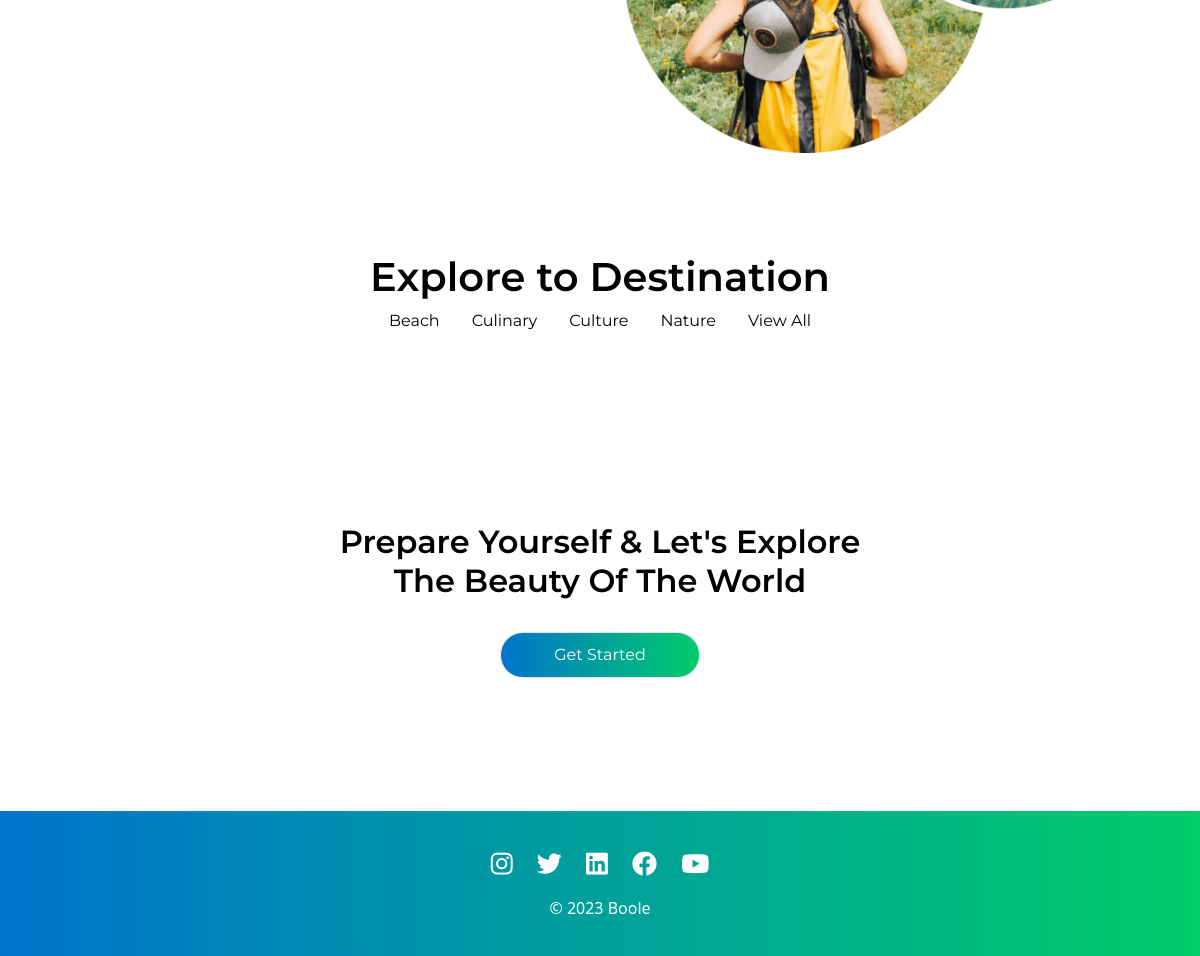
Before: /user_home.php?type=Culinary (lower part) with the older database file.
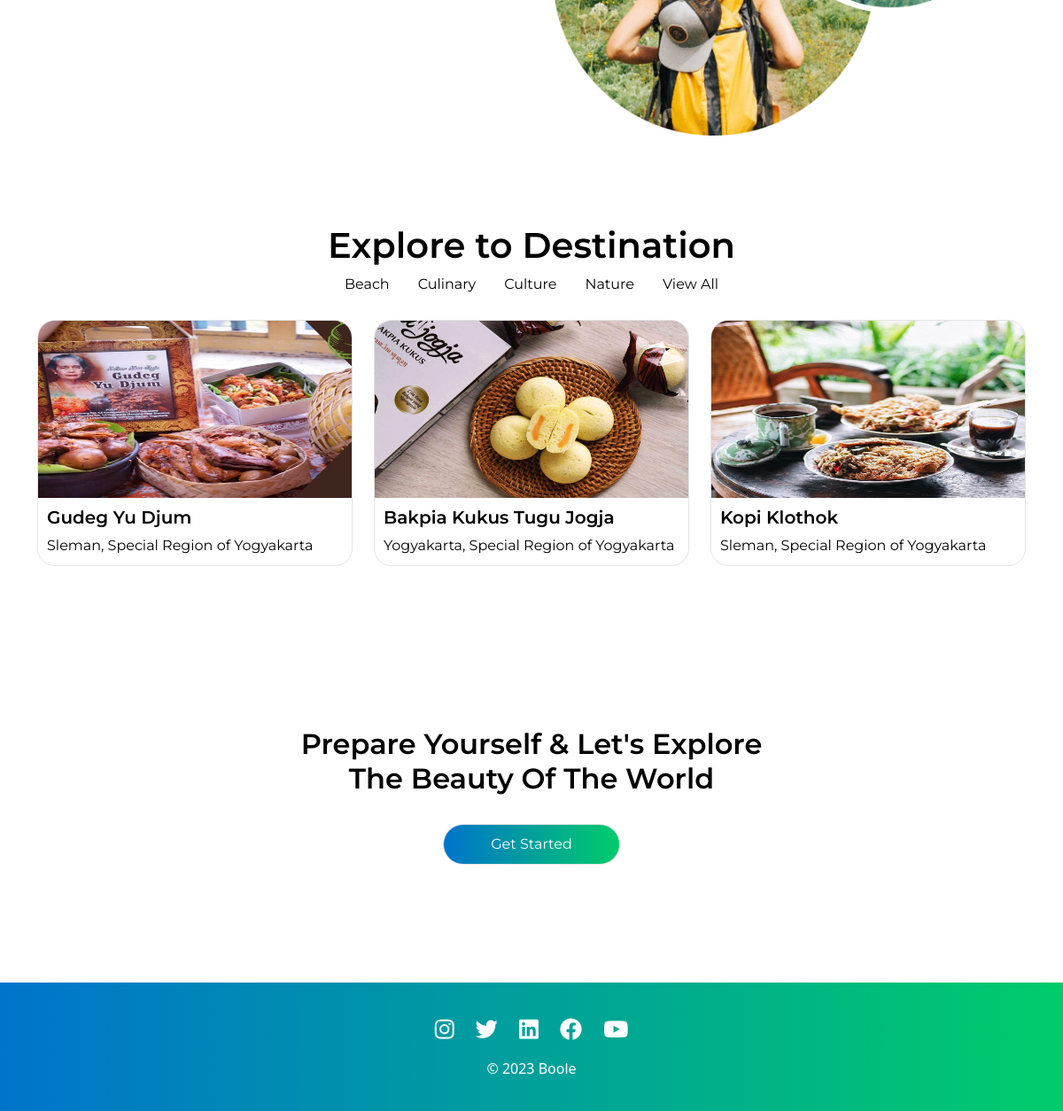
After: the same page with the newer database file.
### tables this page shows
CREATE TABLE `destination` (
  `id` int(11) NOT NULL,
  `place` varchar(30) NOT NULL,
  `category` varchar(15) NOT NULL,
  `description` text NOT NULL,
  `address` varchar(255) NOT NULL,
  `picture` varchar(50) NOT NULL,
  `link_maps` varchar(255) NOT NULL
);

### user_home.php (the view, shortened to what this page needs)
<?php
include('config/config.php');
?>
<!DOCTYPE html>
<html lang="en">
<head>
	<link href="https://cdn.jsdelivr.net/npm/bootstrap@5.3.2/dist/css/bootstrap.min.css" rel="stylesheet">
	<link rel="stylesheet" href="css/home.css">
	<link rel="stylesheet" type="text/css" href="https://cdnjs.cloudflare.com/ajax/libs/font-awesome/5.15.1/css/all.min.css">
</head>
<body>
	<header class="header" id="header">
		<section class="ads-explore">
			<div class="container px-4">
				<div class="row gx-5 align-items-center">
					<div class="col">
						<div class="p-3" style="max-width:500px;">
							<h2 style="font-weight:600;">Explore all corners of <br> The World with us</h2> <br>
						</div>
					</div>
					<div class="col">
						<img src="image/grp1.jpg" alt="explorepic" style="width: 100%; max-width: 100%; height: auto;">
					</div>
				</div>
			</div>
		</section>
		<section class="explore">
			<h1 style="font-weight:600;">Explore to Destination</h1>
			<div class="category">
				<ul class="nav justify-content-center">
					<li class="nav-item">
						<a class="nav-link" href="user_home.php?type=Beach" style="color: #000000;" id="hover">Beach</a>
					</li>
					<li class="nav-item">
						<a class="nav-link" href="user_home.php?type=Culinary" style="color: #000000;" id="hover">Culinary</a>
					</li>
					<li class="nav-item">
						<a class="nav-link" href="user_home.php?type=Culture" style="color: #000000;" id="hover">Culture</a>
					</li>
					<li class="nav-item">
						<a class="nav-link" href="user_home.php?type=Nature" style="color: #000000;" id="hover">Nature</a>
					</li>
					<?php
					if (isset($_SESSION['loggedin']) && $_SESSION['loggedin'] === true) {
						echo '<li class="nav-item">
						<a class="nav-link" href="explore.php" style="color: #000000;" id="hover">View All</a>
						</li>';
					} else {
						echo '<li class="nav-item">
						<a class="nav-link" href="login.php" style="color: #000000;" id="hover">View All</a>
						</li>';
					}
					?>
				</ul>
			</div>
			<section class="card-destination">
				<div class="container" style="margin-top: 10px;">
					<div class="row">
						<?php
						$categoryFilter = isset($_GET['type']) ? $_GET['type'] : 'All';
						$sql = "SELECT * FROM destination";
						if ($categoryFilter !== 'All') {
							$sql .= " WHERE category = '{$categoryFilter}'";
						}
						$sql .= " LIMIT 3";
						$query = mysqli_query($mysql_db, $sql);
						while ($row = mysqli_fetch_assoc($query)) {
						?>
							<div class="col-md-4">
								<div class="kartu" style="margin-top: 10px; margin-bottom: 10px;">
									<?php
									$categoryFolder = $row['category'];
									$imagePath = "image/{$categoryFolder}/" . $row['picture'];
									?>
									<a style="text-decoration: none; color: black;" href="detail2.php?destination_id=<?php echo $row['id']; ?>">
										<img src="<?php echo $imagePath; ?>" class="card-img-top" alt="Product Image" style="width: 100%; height: 200px;">
										<div class="card-body">
											<h5 style="font-family: 'Montserrat', sans-serif; font-weight:600;"><?php echo $row['place']; ?></h5>
											<p class="card-text">
												<?php echo $row['address']; ?>
											</p>
										</div>
									</a>
								</div>
							</div>
						<?php } ?>
					</div>
				</div>
			</section>
		</section>
		<section style="position: relative; height: 300px; overflow: hidden; border-radius:40px; display: flex; flex-direction: column; justify-content: center; align-items: center; text-align: center; margin: 0px 60px 60px 60px; padding: auto;">
			<h2 style="color: black; font-family: 'Montserrat', sans-serif; font-weight:600;">
				Prepare Yourself & Let's Explore <br> The Beauty Of The World
			</h2> <br>
			<a href="explore.php" class="kartu" style=" background: linear-gradient(to right, #0074cc, #00cc6a); color: white; width: 200px; text-decoration: none; padding: 10px; border-radius: 50px;">Get Started</a>
		</section>
	</header>
	<footer>
		<div class="social-media">
			<a href="#"><i class="fab fa-instagram"></i></a>
			<a href="#"><i class="fab fa-twitter"></i></a>
			<a href="#"><i class="fab fa-linkedin"></i></a>
			<a href="#"><i class="fab fa-facebook"></i></a>
			<a href="#"><i class="fab fa-youtube"></i></a>
		</div>
		<p class="copyrights">&copy; 2023 Boole</p>
	</footer>
</body>
</html>

### css/home.css (style rules this page uses)
.explore { padding-top: 100px; padding-bottom: 100px; color: black; font-family: 'Montserrat', sans-serif; }
.explore h1 { text-align: center; margin: 0 auto; }
.ads-explore { padding-top: 100px; font-family: 'Montserrat', sans-serif; }
.kartu { font-family: 'Montserrat', sans-serif; padding-bottom: 10px; color: #000000; border-radius: 5px 5px 5px 5px; background: rgba(255, 255, 255); position: relative; transition: 0.3s; transform-origin: center; overflow: hidden; border: #e4e4e4 1px solid; border-radius: 20px; }
.kartu h5 { padding-top: 10px; padding-left: 10px; }
.kartu p { padding-left: 10px; }
#hover { position: relative; display: block; transition: 0.5s; cursor: pointer; }
#hover::after { position: absolute; content: ""; width: 100%; height: 3px; top: 45px; left: 0; transition: transform 0.5s; transform: scaleX(0); transform-origin: right; background-color: linear-gradient(to right, #0074cc, #00cc6a); }

### user_home.php (style rules this page uses)
footer { width: 100%; bottom: 0; background: linear-gradient(to right, #0074cc, #00cc6a); display: flex; align-items: center; flex-direction: column; text-align: center; color: #fff; padding: 20px; }
.social-media { margin: 10px auto; }
.social-media i { padding: 10px; font-size: 25px; color: #fff; }

Changed rows visible on the page:
added destination: category+picture (picture), place "Gudeg Yu Djum", address "Sleman, Special Region of Yogyakarta"
added destination: category+picture (picture), place "Bakpia Kukus Tugu Jogja", address "Yogyakarta, Special Region of Yogyakarta"
added destination: category+picture (picture), place "Kopi Klothok", address "Sleman, Special Region of Yogyakarta"
